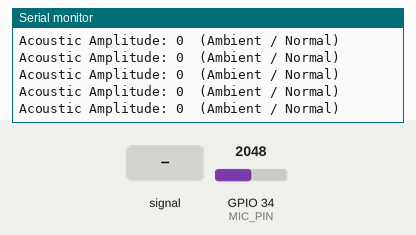
This sketch was run on a simulated ESP32. Shown: the last lines printed to the serial monitor. The test bench sets the inputs (shaded band); at power-on: GPIO 34 (MIC_PIN) = 2048 (analog values on the 0–4095 scale).

Above: at 2.2 s.
2.3 s: GPIO 34 (MIC_PIN) fed a 200 Hz sine of ±1023 counts around its level
At 2.48 s:
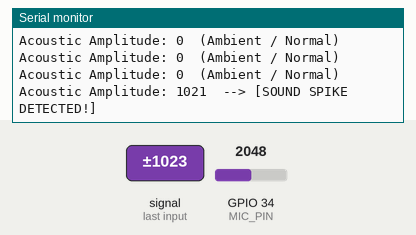
4.0 s: GPIO 34 (MIC_PIN) set to 4095
At 4.23 s:
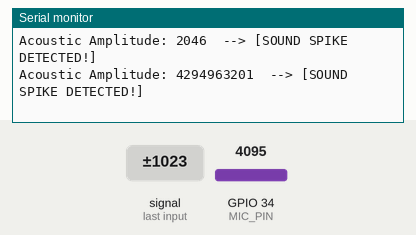

The sketch:

Acoustic_sesnor.ino
```cpp
const int MIC_PIN = 34; // GPIO 34 connected to Out pin

void setup() {
  Serial.begin(115200);
  delay(1000);
  analogReadResolution(12); // ESP32 12-bit ADC (0 - 4095)
  Serial.println("--- MAX9814 Acoustic Sensor Initialized ---");
  Serial.println("Tap the desk or make noise near the mic to test.");
}

void loop() {
  // Peak-to-peak measurement window (50 ms)
  unsigned long startMillis = millis();
  unsigned int peakToPeak = 0;
  unsigned int signalMax = 0;
  unsigned int signalMin = 4095;

  while (millis() - startMillis < 50) {
    int sample = analogRead(MIC_PIN);
    if (sample < 4095) {
      if (sample > signalMax) signalMax = sample;
      if (sample < signalMin) signalMin = sample;
    }
  }

  peakToPeak = signalMax - signalMin; // Amplitude / sound energy

  Serial.print("Acoustic Amplitude: ");
  Serial.print(peakToPeak);

  if (peakToPeak > 800) {
    Serial.println("  --> [SOUND SPIKE DETECTED!]");
  } else {
    Serial.println("  (Ambient / Normal)");
  }

  delay(200);
}
```

Measured:
- after the input at 2.3 s, the serial monitor: prints a new line at once (image 1)
- after the input at 4.0 s, the serial monitor: prints a new line after 0.05 s (image 2)
